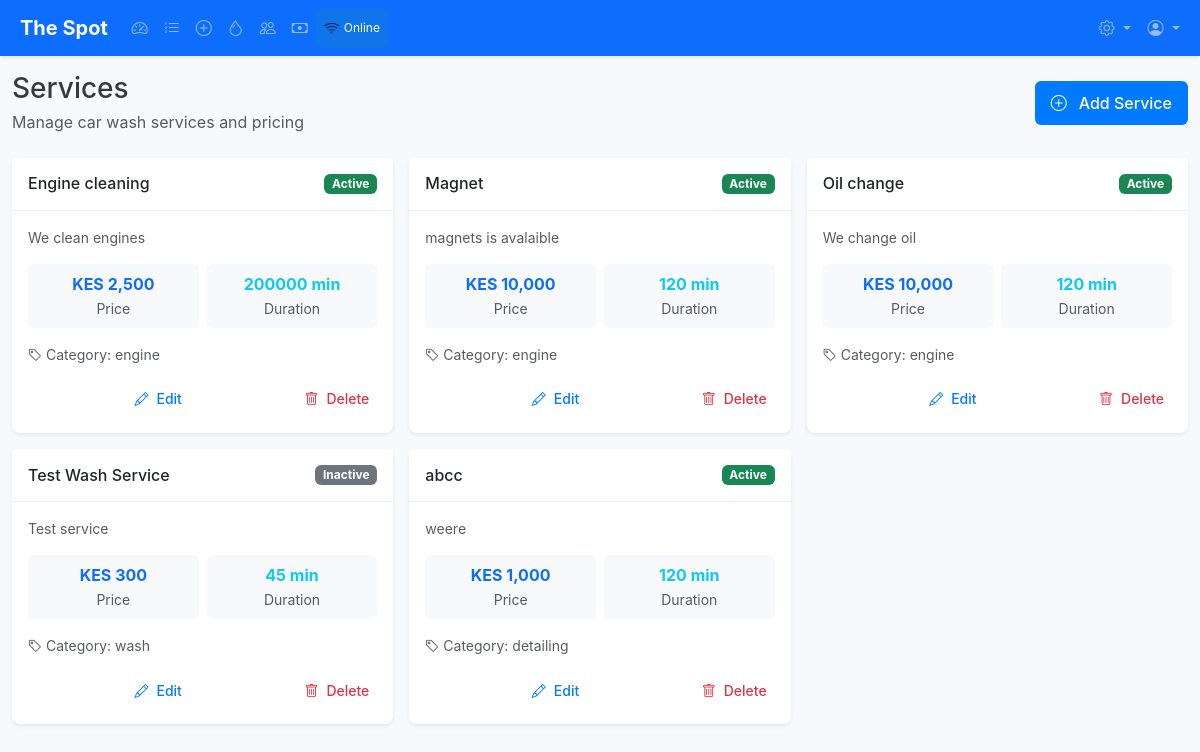
The app's page /services (signed in) with its own data.
### backend/app/models/service.py (models this page shows, shortened)
class Service(db.Model):
    __tablename__ = 'services'
    id = db.Column(db.Integer, primary_key=True)
    name = db.Column(db.String(100), nullable=False)
    description = db.Column(db.Text, nullable=True)
    base_price = db.Column(db.Numeric(10, 2), nullable=False)
    duration_minutes = db.Column(db.Integer, nullable=False, default=30)
    category = db.Column(db.String(50), nullable=True)
    is_active = db.Column(db.Boolean, default=True, nullable=False)
    display_order = db.Column(db.Integer, default=0, nullable=False)
    created_at = db.Column(db.DateTime, default=datetime.utcnow, nullable=False)
    order_services = db.relationship('OrderService', backref='service', lazy='dynamic')

### backend/app/routes/main.py (the view)
@bp.route('/services')
@login_required
def services():
    services = Service.query.order_by(Service.display_order, Service.name).all()
    return render_template('services/index.html', services=services)

### frontend/templates/services/index.html (shortened to what this page needs)
{% extends "base.html" %}
{% block content %}
<div class="container-fluid py-3">
    <div class="row mb-4">
        <div class="col-12">
            <div class="d-flex justify-content-between align-items-center">
                <div>
                    <h1 class="h3 mb-1">Services</h1>
                    <p class="text-muted mb-0">
                        Manage car wash services and pricing
                    </p>
                </div>
                <button class="btn btn-primary" onclick="showAddServiceModal()">
                    <i class="bi bi-plus-circle me-2"></i>Add Service
                </button>
            </div>
        </div>
    </div>
    <div class="row g-3">
        {% for service in services %}
        <div class="col-12 col-md-6 col-lg-4">
            <div class="card shadow-sm h-100">
                <div class="card-header d-flex justify-content-between align-items-center">
                    <h6 class="card-title mb-0">{{ service.name }}</h6>
                    {% if service.is_active %}
                        <span class="badge bg-success">Active</span>
                    {% else %}
                        <span class="badge bg-secondary">Inactive</span>
                    {% endif %}
                </div>
                <div class="card-body">
                    <p class="text-muted small mb-3">{{ service.description or 'No description available' }}</p>
                    <div class="row g-2 mb-3">
                        <div class="col-6">
                            <div class="bg-light rounded p-2 text-center">
                                <div class="fw-bold text-primary">KES {{ "{:,.0f}".format(service.base_price) }}</div>
                                <small class="text-muted">Price</small>
                            </div>
                        </div>
                        <div class="col-6">
                            <div class="bg-light rounded p-2 text-center">
                                <div class="fw-bold text-info">{{ service.duration_minutes }} min</div>
                                <small class="text-muted">Duration</small>
                            </div>
                        </div>
                    </div>
                    <div class="mb-3">
                        <small class="text-muted d-block">
                            <i class="bi bi-tag me-1"></i>Category: {{ service.category or 'General' }}
                        </small>
                    </div>
                    <div class="d-flex gap-2">
                        <button class="btn btn-sm btn-outline-primary flex-fill"
                                onclick='editService({{ service.id }}, "{{ service.name }}", "{{ service.description or "" }}", {{ service.base_price }}, {{ service.duration_minutes }}, "{{ service.category or "" }}", {{ "true" if service.is_active else "false" }})'>
                            <i class="bi bi-pencil me-1"></i>Edit
                        </button>
                        <button class="btn btn-sm btn-outline-danger"
                                onclick="deleteService({{ service.id }}, '{{ service.name }}')">
                            <i class="bi bi-trash me-1"></i>Delete
                        </button>
                    </div>
                </div>
            </div>
        </div>
        {% endfor %}
    </div>
</div>
{% endblock %}

### frontend/static/css/app.css (style rules this page uses)
:root { --spot-primary: #007bff; --spot-primary-dark: #0056b3; --spot-secondary: #6c757d; --spot-success: #28a745; --spot-success-dark: #1e7e34; --spot-warning: #ffc107; --spot-warning-dark: #d39e00; --spot-danger: #dc3545; --spot-danger-dark: #bd2130; --spot-info: #17a2b8; --spot-info-dark: #117a8b; --spot-light: #f8f9fa; --spot-dark: #343a40; --spot-white: #ffffff; --spot-gray: #6c757d; --spot-gray-light: #e9ecef; --spot-font-family: -apple-system, BlinkMacSystemFont, "Segoe UI", Roboto, "Helvetica Neue", Arial, sans-serif; --spot-font-size-sm: 0.875rem; --spot-font-size-base: 1rem; --spot-font-size-lg: 1.125rem; --spot-line-height: 1.5; --spot-spacing-xs: 0.25rem; --spot-spacing-sm: 0.5rem; --spot-spacing-md: 1rem; --spot-spacing-lg: 1.5rem; --spot-spacing-xl: 3rem; --spot-border-radius: 0.375rem; --spot-border-radius-lg: 0.5rem; --spot-border-radius-xl: 1rem; --spot-shadow-sm: 0 0.125rem 0.25rem rgba(0, 0, 0, 0.075); --spot-shadow: 0 0.5rem 1rem rgba(0, 0, 0, 0.15); --spot-shadow-lg: 0 1rem 3rem rgba(0, 0, 0, 0.175); --spot-touch-target: 44px; --spot-touch-target-lg: 52px; --spot-z-dropdown: 1000; --spot-z-sticky: 1020; --spot-z-fixed: 1030; --spot-z-modal-backdrop: 1040; --spot-z-modal: 1050; --spot-z-popover: 1060; --spot-z-tooltip: 1070; }
* { -webkit-tap-highlight-color: rgba(0, 0, 0, 0.1); -webkit-touch-callout: none; -webkit-user-select: none; -moz-user-select: none; -ms-user-select: none; user-select: text; }
body { font-family: var(--spot-font-family); font-size: var(--spot-font-size-base); line-height: var(--spot-line-height); color: var(--spot-dark); background-color: var(--spot-light); -webkit-font-smoothing: antialiased; -moz-osx-font-smoothing: grayscale; }
.card { border: none; border-radius: var(--spot-border-radius-lg); box-shadow: var(--spot-shadow-sm); transition: transform 0.2s ease, box-shadow 0.2s ease; }
.card-header { background-color: var(--spot-white); border-bottom: 1px solid var(--spot-gray-light); padding: var(--spot-spacing-md); font-weight: 600; }
.btn { min-height: var(--spot-touch-target); padding: var(--spot-spacing-sm) var(--spot-spacing-md); font-weight: 500; border-radius: var(--spot-border-radius); transition: all 0.2s ease; border: none; display: inline-flex; align-items: center; justify-content: center; gap: var(--spot-spacing-xs); }
.btn-sm { min-height: 36px; padding: var(--spot-spacing-xs) var(--spot-spacing-sm); font-size: var(--spot-font-size-sm); }
.btn-primary { background-color: var(--spot-primary); border-color: var(--spot-primary); }
.btn-outline-primary { color: var(--spot-primary); border-color: var(--spot-primary); }

### records on screen
Service: name "Engine cleaning", is_active "Active", description "We clean engines", base_price "2,500", duration_minutes "200000", category "engine"
Service: name "Magnet", is_active "Active", description "magnets is avalaible", base_price "10,000", duration_minutes "120", category "engine"
Service: name "Oil change", is_active "Active", description "We change oil", base_price "10,000", duration_minutes "120", category "engine"
Service: name "Test Wash Service", is_active "Inactive", description "Test service", base_price "300", duration_minutes "45", category "wash"
Service: name "abcc", is_active "Active", description "weere", base_price "1,000", duration_minutes "120", category "detailing"
